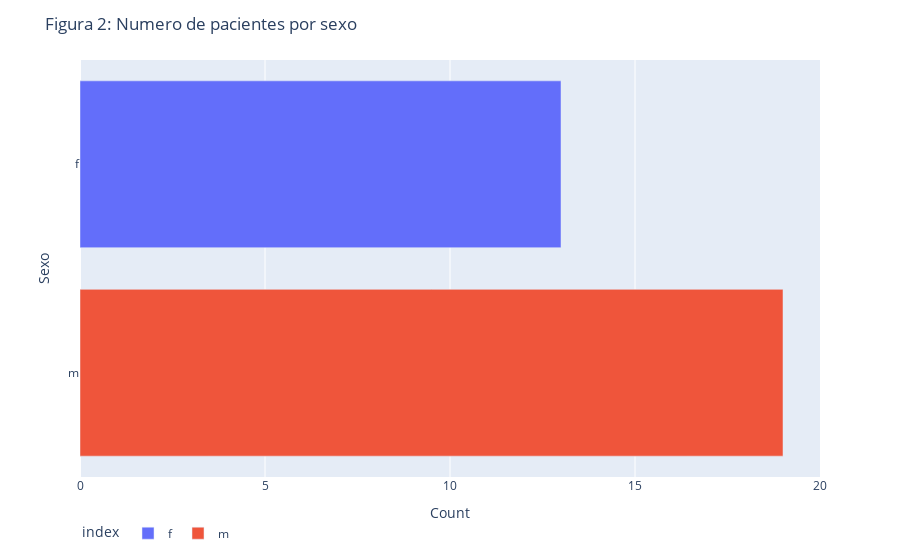
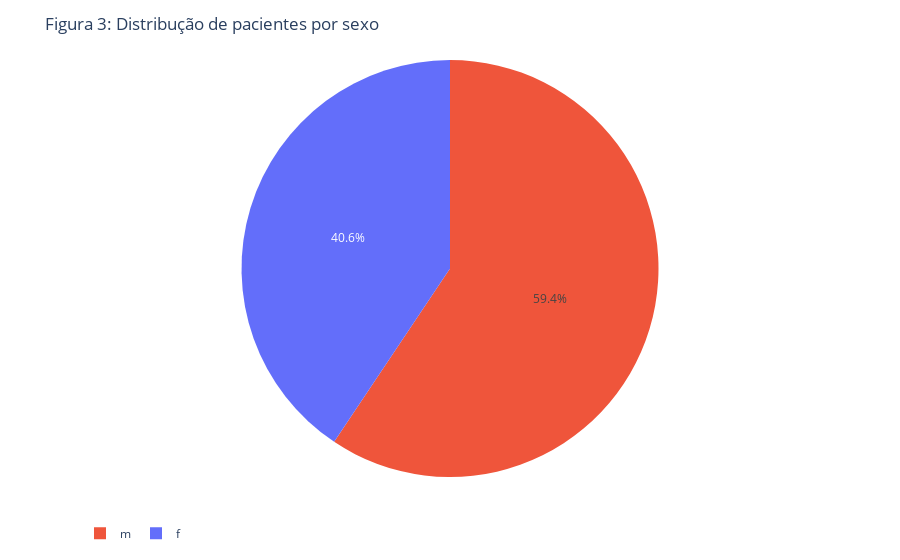

Notebook code for these charts, in order:
### Markdown cell above
#### Numero de pacientes por sexo

### Code cell
pd.options.plotting.backend = "plotly"
fig = df_baseline.groupby("sexo")[["sexo"]].count()
print(fig)
fig1 = px.pie(fig, values='sexo', names=fig.index, color=fig.index)

fig1.update_layout(
    title='Figura 3: Distribução de pacientes por sexo',
    dragmode="zoom",
    hovermode="x",
    legend=dict(orientation="h"),
    # legend = dict(traceorder="reversed"),
    # template = "plotly_dark",
)


fig = fig.plot.barh(color=fig.index)

fig.update_layout(
    title = "Figura 2: Numero de pacientes por sexo",
    dragmode="zoom",
    hovermode="x",
    legend=dict(orientation="h"),
    # legend = dict(traceorder="reversed"),
    # template = "plotly_dark",
)

fig.update_yaxes(title = "Sexo")
fig.update_xaxes(title_text="Count")

fig.show()
fig1.show()

fig.write_image("../reports/figures/pacientes_sexo.png")
fig1.write_image("../reports/figures/torta_pacientes_sexo.png")

### Figure 1 — Plotly figure (JSON) as saved in the notebook; plotly's stock layout.template omitted (floating-point values rounded to 4 significant figures)
{"data": [{"alignmentgroup": "True", "hovertemplate": "index=%{y}<br>value=%{x}<extra></extra>", "legendgroup": "f", "marker": {"color": "#636efa", "pattern": {"shape": ""}}, "name": "f", "offsetgroup": "f", "orientation": "h", "showlegend": true, "textposition": "auto", "type": "bar", "x": [13], "xaxis": "x", "y": ["f"], "yaxis": "y"}, {"alignmentgroup": "True", "hovertemplate": "index=%{y}<br>value=%{x}<extra></extra>", "legendgroup": "m", "marker": {"color": "#EF553B", "pattern": {"shape": ""}}, "name": "m", "offsetgroup": "m", "orientation": "h", "showlegend": true, "textposition": "auto", "type": "bar", "x": [19], "xaxis": "x", "y": ["m"], "yaxis": "y"}], "layout": {"barmode": "relative", "dragmode": "zoom", "hovermode": "x", "legend": {"orientation": "h", "title": {"text": "index"}, "tracegroupgap": 0}, "margin": {"t": 60}, "title": {"text": "Figura 2: Numero de pacientes por sexo"}, "xaxis": {"anchor": "y", "domain": [0, 1], "title": {"text": "Count"}}, "yaxis": {"anchor": "x", "categoryarray": ["m", "f"], "categoryorder": "array", "domain": [0, 1], "title": {"text": "Sexo"}}}}

### Figure 2 — Plotly figure (JSON) as saved in the notebook; plotly's stock layout.template omitted (floating-point values rounded to 4 significant figures)
{"data": [{"customdata": [["f"], ["m"]], "domain": {"x": [0, 1], "y": [0, 1]}, "hovertemplate": "index=%{customdata[0]}<br>sexo=%{value}<extra></extra>", "labels": ["f", "m"], "legendgroup": "", "marker": {"colors": ["#636efa", "#EF553B"]}, "name": "", "showlegend": true, "type": "pie", "values": [13, 19]}], "layout": {"dragmode": "zoom", "hovermode": "x", "legend": {"orientation": "h", "tracegroupgap": 0}, "margin": {"t": 60}, "title": {"text": "Figura 3: Distribução de pacientes por sexo"}}}
